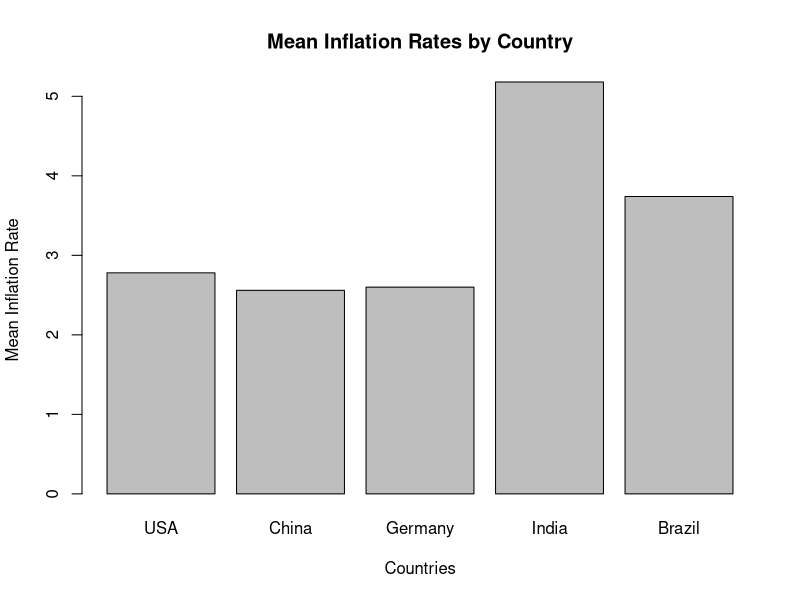
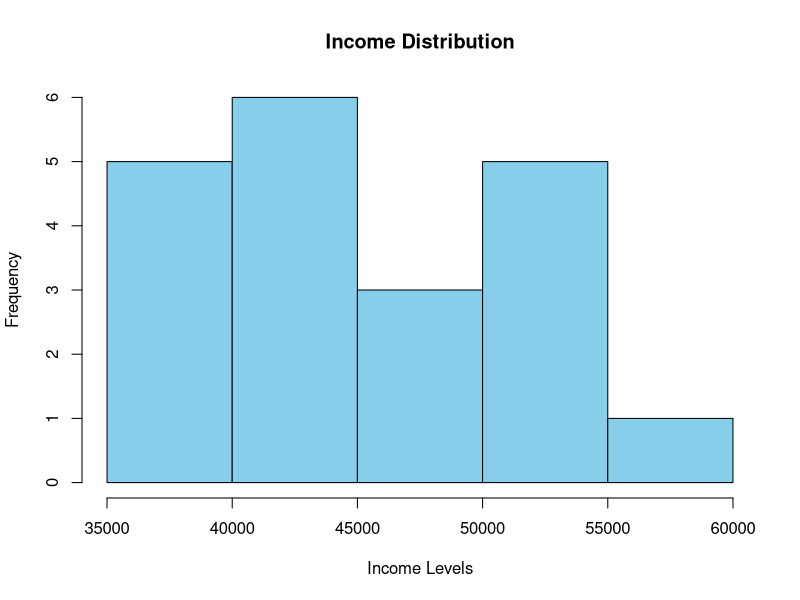

Write the R code that produced these figures, in order.
## ---- chunk 1
# Calculate mean and median
income <- c(40000, 45000, 52000, 60000, 67000)
mean_income <- mean(income)
median_income <- median(income)

print(paste("Mean Income:", mean_income))
print(paste("Median Income:", median_income))
## ---- chunk 2
# Calculate quartiles
quartiles <- quantile(income, probs = c(0.25, 0.5, 0.75))
print(paste("Income Quartiles:", quartiles)) # note vectorization
## ---- chunk 3
# Calculate mode
income_mode <- as.numeric(names(sort(table(income), decreasing = TRUE)[1]))
print(paste("Income mode:", income_mode))
## ---- chunk 4
# Calculate range
data_range <- max(income) - min(income)
data_range
## ---- chunk 5
# Calculate variance and standard deviation
var_income <- var(income)
sd_income <- sd(income)

print(paste("Income variance:", var_income))
print(paste("Income standard deviation:", sd_income))
## ---- chunk 6
# Calculate coefficient of variation
cv_income <- (sd_income / mean_income) * 100
print(paste("Income CV:", cv_income))
## ---- chunk 7
#install.packages("e1071")
library(e1071)  # Make sure e1071 package is installed
## ---- chunk 8
# Calculate skewness and kurtosis
skewness_income <- skewness(income)
kurtosis_income <- kurtosis(income)

print(paste("Income skewness:", skewness_income))
print(paste("Income kurtosis", kurtosis_income))
## ---- chunk 9
# Define a function
calculate_mean <- function(data) {
  mean_value <- mean(data)
  return(mean_value)
}

# Use the function
income <- c(45000, 48000, 52000, 60000, 67000)
mean_income <- calculate_mean(income)
print(paste("Mean Income:", mean_income))
## ---- chunk 10
inflation_rates <- c(2.1, 1.8, 2.5, 2.2, 2.9)
## ---- chunk 11
# For loop 
for (i in 1:5) {
  print(paste("Iteration", i))
}
## ---- chunk 12
sales_data <- c(120, 150, 180)
## ---- chunk 13
# While loop 
counter <- 1
while (counter <= 5) {
  print(paste("Counter value:", counter))
  counter <- counter + 1
}
## ---- chunk 14
stock_a_returns <- c(12, 8, 15, 10, 9)
stock_b_returns <- c(10, 7, 11, 14, 12)
## ---- chunk 15
# Country data
countries <- c("USA", "China", "Germany", "India", "Brazil")
years <- c(2010, 2011, 2012, 2013, 2014)
inflation_rates <- matrix(c(2.1, 1.8, 2.5, 2.2, 2.9, # USA
                            3.0, 2.7, 2.3, 5.5, 3.8, # China
                            2.5, 2.4, 2.2, 6.0, 3.2, # Germany
                            2.8, 2.6, 2.9, 5.2, 4.0, # India
                            3.5, 3.3, 3.1, 7.0, 4.8),# Brazil
                          ncol = 5, dimnames = list(countries, years))

gdp_growth_rates <- matrix(c(2.5, 6.0, 1.8, 7.0, 1.2,
                             3.0, 6.5, 1.6, 7.5, 1.0,
                             1.9, 5.0, 1.2, 6.8, 0.8,
                             2.8, 7.2, 1.5, 6.5, 1.3,
                             0.5, 5.5, 0.9, 6.0, 0.6), ncol = 5,
                           dimnames = list(countries, years))

print(inflation_rates)
print("---------------------------")
print(gdp_growth_rates)
## ---- chunk 16
# Calculate mean inflation rate and mean GDP growth rate
calculate_mean <- function(data) {
  mean_value <- mean(data)
  return(mean_value)
}

mean_inflation <- apply(inflation_rates, 1, calculate_mean)
mean_gdp_growth <- apply(gdp_growth_rates, 1, calculate_mean)

print(paste("Average Inflation:", mean_inflation))
print(paste("Average GDP growth:", mean_gdp_growth))
## ---- chunk 17
# Create a bar plot for mean inflation rates
barplot(mean_inflation, main = "Mean Inflation Rates by Country",
        names.arg = countries, xlab = "Countries", ylab = "Mean Inflation Rate")
## ---- chunk 18
for (i in 1:length(years)) {
  year <- years[i]
  gdp_growth <- gdp_growth_rates[, i]
  max_gdp_growth_country <- countries[which.max(gdp_growth)]
  max_growth_rate <- max(gdp_growth)
  
  cat("Year:", year, "\n")
  cat("Country with the highest GDP growth rate:", max_gdp_growth_country, "\n")
  cat("GDP growth rate:", max_growth_rate, "\n\n")
}
## ---- chunk 19
# Individual data
regions <- c("North", "South", "East", "West", "Central")
income_levels <- c(43000, 38000, 52000, 48000, 55000, 42000, 38000, 41000, 49000, 42000,
                    35000, 38000, 39000, 41000, 44000, 57000, 55000, 54000, 52000, 50000)
## ---- chunk 20
# Frequency distribution table
income_ranges <- seq(min(income_levels), max(income_levels)+5000, by = 5000) # adjusted to ensure that the breaks span the full range of the income levels
freq_table <- cut(income_levels, breaks = income_ranges, include.lowest = TRUE)
freq_counts <- table(freq_table)

# Print frequency distribution table
print(freq_counts)
## ---- chunk 21
# Calculate and print mean and median
mean_income <- mean(income_levels)
median_income <- median(income_levels)
print(paste("Mean Income:", mean_income))
print(paste("Median Income:", median_income))
## ---- chunk 22
# Create a histogram
hist(income_levels, main = "Income Distribution",
     xlab = "Income Levels", ylab = "Frequency",
     breaks = income_ranges, col = "skyblue")
## ---- chunk 23
# Calculate and print variance, standard deviation, skewness, and kurtosis
library(e1071)
income_variance <- var(income_levels)
income_sd <- sd(income_levels)
income_skewness <- skewness(income_levels)
income_kurtosis <- kurtosis(income_levels)

print(paste("Income Variance:", income_variance))
print(paste("Income Standard Deviation:", income_sd))
print(paste("Income Skewness:", income_skewness))
print(paste("Income Kurtosis:", income_kurtosis))
